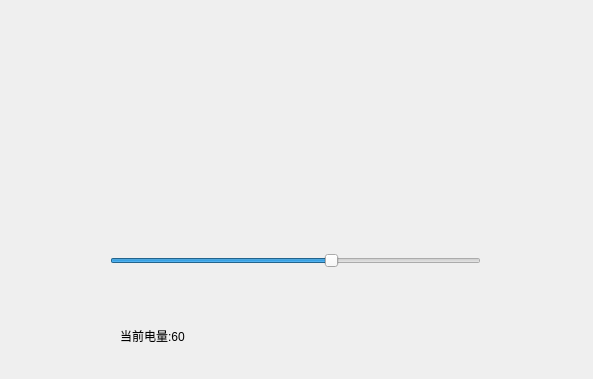
<?xml version="1.0" encoding="UTF-8"?>
<ui version="4.0">
 <class>Widget</class>
 <widget class="QWidget" name="Widget">
  <property name="geometry">
   <rect>
    <x>0</x>
    <y>0</y>
    <width>593</width>
    <height>379</height>
   </rect>
  </property>
  <property name="windowTitle">
   <string>Widget</string>
  </property>
  <widget class="QwBattery" name="battery">
   <property name="geometry">
    <rect>
     <x>110</x>
     <y>30</y>
     <width>391</width>
     <height>151</height>
    </rect>
   </property>
  </widget>
  <widget class="QSlider" name="horizontalSlider">
   <property name="geometry">
    <rect>
     <x>110</x>
     <y>250</y>
     <width>371</width>
     <height>22</height>
    </rect>
   </property>
   <property name="maximum">
    <number>100</number>
   </property>
   <property name="value">
    <number>60</number>
   </property>
   <property name="orientation">
    <enum>Qt::Horizontal</enum>
   </property>
  </widget>
  <widget class="QLabel" name="LabInfo">
   <property name="geometry">
    <rect>
     <x>120</x>
     <y>320</y>
     <width>361</width>
     <height>31</height>
    </rect>
   </property>
   <property name="text">
    <string>当前电量:60</string>
   </property>
  </widget>
 </widget>
 <layoutdefault spacing="6" margin="11"/>
 <customwidgets>
  <customwidget>
   <class>QwBattery</class>
   <extends>QWidget</extends>
   <header>qwbattery.h</header>
  </customwidget>
 </customwidgets>
 <resources/>
 <connections/>
</ui>
